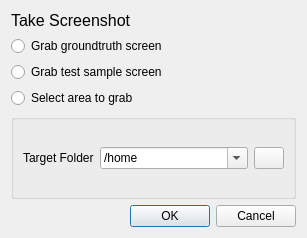
<?xml version="1.0" encoding="UTF-8"?>
<ui version="4.0">
 <class>SnapshotDialog</class>
 <widget class="QDialog" name="SnapshotDialog">
  <property name="geometry">
   <rect>
    <x>0</x>
    <y>0</y>
    <width>307</width>
    <height>238</height>
   </rect>
  </property>
  <property name="windowTitle">
   <string>Take a Screenshot</string>
  </property>
  <layout class="QGridLayout" name="gridLayout_2">
   <item row="0" column="0">
    <layout class="QVBoxLayout" name="verticalLayout">
     <item>
      <widget class="QLabel" name="takeScreenshotLabel">
       <property name="font">
        <font>
         <pointsize>12</pointsize>
        </font>
       </property>
       <property name="text">
        <string>Take Screenshot</string>
       </property>
      </widget>
     </item>
     <item>
      <widget class="QRadioButton" name="gtRadio">
       <property name="text">
        <string>Grab groundtruth screen</string>
       </property>
      </widget>
     </item>
     <item>
      <widget class="QRadioButton" name="sampleRadio">
       <property name="text">
        <string>Grab test sample screen</string>
       </property>
      </widget>
     </item>
     <item>
      <widget class="QRadioButton" name="spesificAreaRadio">
       <property name="text">
        <string>Select area to grab </string>
       </property>
      </widget>
     </item>
    </layout>
   </item>
   <item row="1" column="0">
    <widget class="QGroupBox" name="groupBox">
     <property name="title">
      <string/>
     </property>
     <layout class="QGridLayout" name="gridLayout" columnstretch="0,10,0">
      <item row="0" column="0">
       <widget class="QLabel" name="targetFolderLabel">
        <property name="text">
         <string>Target Folder</string>
        </property>
       </widget>
      </item>
      <item row="0" column="1">
       <widget class="QComboBox" name="folders">
        <property name="editable">
         <bool>true</bool>
        </property>
        <property name="currentText">
         <string>/home</string>
        </property>
        <property name="maxCount">
         <number>10</number>
        </property>
        <property name="insertPolicy">
         <enum>QComboBox::InsertAtTop</enum>
        </property>
        <property name="sizeAdjustPolicy">
         <enum>QComboBox::AdjustToContents</enum>
        </property>
        <item>
         <property name="text">
          <string>/home</string>
         </property>
        </item>
       </widget>
      </item>
      <item row="0" column="2">
       <widget class="QPushButton" name="browseButton">
        <property name="maximumSize">
         <size>
          <width>30</width>
          <height>30</height>
         </size>
        </property>
        <property name="text">
         <string/>
        </property>
        <property name="icon">
         <iconset>
          <normaloff>:/icons/browse.png</normaloff>:/icons/browse.png</iconset>
        </property>
       </widget>
      </item>
     </layout>
    </widget>
   </item>
   <item row="2" column="0">
    <widget class="QDialogButtonBox" name="CancelOkButtons">
     <property name="orientation">
      <enum>Qt::Horizontal</enum>
     </property>
     <property name="standardButtons">
      <set>QDialogButtonBox::Cancel|QDialogButtonBox::Ok</set>
     </property>
    </widget>
   </item>
  </layout>
 </widget>
 <resources>
  <include location="icons.qrc"/>
 </resources>
 <connections>
  <connection>
   <sender>CancelOkButtons</sender>
   <signal>accepted()</signal>
   <receiver>SnapshotDialog</receiver>
   <slot>accept()</slot>
   <hints>
    <hint type="sourcelabel">
     <x>248</x>
     <y>254</y>
    </hint>
    <hint type="destinationlabel">
     <x>157</x>
     <y>274</y>
    </hint>
   </hints>
  </connection>
  <connection>
   <sender>CancelOkButtons</sender>
   <signal>rejected()</signal>
   <receiver>SnapshotDialog</receiver>
   <slot>reject()</slot>
   <hints>
    <hint type="sourcelabel">
     <x>316</x>
     <y>260</y>
    </hint>
    <hint type="destinationlabel">
     <x>286</x>
     <y>274</y>
    </hint>
   </hints>
  </connection>
 </connections>
</ui>
